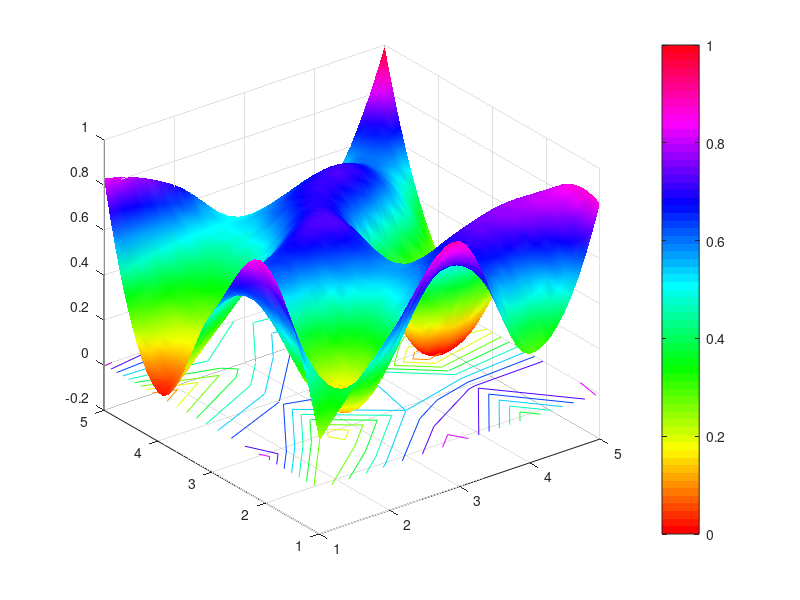

MATLAB code to generate this figure:
%It interpolates a random surface
figure
Z0 = rand(5,5);
[X0,Y0] = meshgrid(1:5);
[X1 Y1] = meshgrid(1:0.1:5);
Z1 = interp2(X0,Y0,Z0,X1,Y1,'cubic');
surf(X1,Y1,Z1);
colormap(hsv);
shading interp;
hold on;
contour(X0,Y0,Z0);
colorbar;
caxis([0 1]);